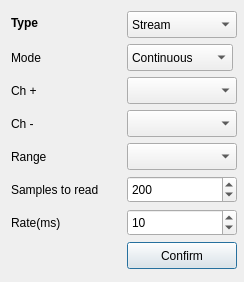
<?xml version="1.0" encoding="UTF-8"?>
<ui version="4.0">
 <class>MainWindow</class>
 <widget class="QDialog" name="MainWindow">
  <property name="geometry">
   <rect>
    <x>0</x>
    <y>0</y>
    <width>244</width>
    <height>282</height>
   </rect>
  </property>
  <property name="sizePolicy">
   <sizepolicy hsizetype="Expanding" vsizetype="Expanding">
    <horstretch>0</horstretch>
    <verstretch>0</verstretch>
   </sizepolicy>
  </property>
  <property name="minimumSize">
   <size>
    <width>244</width>
    <height>282</height>
   </size>
  </property>
  <property name="maximumSize">
   <size>
    <width>244</width>
    <height>282</height>
   </size>
  </property>
  <property name="windowTitle">
   <string>Configuration</string>
  </property>
  <layout class="QFormLayout" name="formLayout">
   <item row="0" column="0">
    <widget class="QLabel" name="label_7">
     <property name="font">
      <font>
       <weight>75</weight>
       <bold>true</bold>
      </font>
     </property>
     <property name="text">
      <string>Type</string>
     </property>
    </widget>
   </item>
   <item row="0" column="1">
    <widget class="QComboBox" name="cBtype">
     <property name="sizePolicy">
      <sizepolicy hsizetype="Fixed" vsizetype="Fixed">
       <horstretch>0</horstretch>
       <verstretch>0</verstretch>
      </sizepolicy>
     </property>
     <property name="minimumSize">
      <size>
       <width>110</width>
       <height>27</height>
      </size>
     </property>
     <property name="maximumSize">
      <size>
       <width>110</width>
       <height>27</height>
      </size>
     </property>
     <item>
      <property name="text">
       <string>Stream</string>
      </property>
     </item>
     <item>
      <property name="text">
       <string>Extern</string>
      </property>
     </item>
    </widget>
   </item>
   <item row="1" column="0">
    <widget class="QLabel" name="label_6">
     <property name="sizePolicy">
      <sizepolicy hsizetype="Fixed" vsizetype="Fixed">
       <horstretch>0</horstretch>
       <verstretch>0</verstretch>
      </sizepolicy>
     </property>
     <property name="minimumSize">
      <size>
       <width>50</width>
       <height>27</height>
      </size>
     </property>
     <property name="text">
      <string>Mode</string>
     </property>
    </widget>
   </item>
   <item row="1" column="1">
    <widget class="QComboBox" name="cBmode">
     <property name="sizePolicy">
      <sizepolicy hsizetype="Fixed" vsizetype="Fixed">
       <horstretch>0</horstretch>
       <verstretch>0</verstretch>
      </sizepolicy>
     </property>
     <property name="minimumSize">
      <size>
       <width>100</width>
       <height>27</height>
      </size>
     </property>
     <property name="maximumSize">
      <size>
       <width>110</width>
       <height>27</height>
      </size>
     </property>
     <item>
      <property name="text">
       <string>Continuous</string>
      </property>
     </item>
     <item>
      <property name="text">
       <string>No continuous</string>
      </property>
     </item>
    </widget>
   </item>
   <item row="2" column="0">
    <widget class="QLabel" name="label">
     <property name="sizePolicy">
      <sizepolicy hsizetype="Fixed" vsizetype="Fixed">
       <horstretch>0</horstretch>
       <verstretch>0</verstretch>
      </sizepolicy>
     </property>
     <property name="minimumSize">
      <size>
       <width>50</width>
       <height>27</height>
      </size>
     </property>
     <property name="text">
      <string>Ch +</string>
     </property>
    </widget>
   </item>
   <item row="2" column="1">
    <widget class="QComboBox" name="cBposchannel">
     <property name="sizePolicy">
      <sizepolicy hsizetype="Fixed" vsizetype="Fixed">
       <horstretch>0</horstretch>
       <verstretch>0</verstretch>
      </sizepolicy>
     </property>
     <property name="minimumSize">
      <size>
       <width>110</width>
       <height>27</height>
      </size>
     </property>
    </widget>
   </item>
   <item row="3" column="0">
    <widget class="QLabel" name="label_3">
     <property name="sizePolicy">
      <sizepolicy hsizetype="Fixed" vsizetype="Fixed">
       <horstretch>0</horstretch>
       <verstretch>0</verstretch>
      </sizepolicy>
     </property>
     <property name="minimumSize">
      <size>
       <width>0</width>
       <height>27</height>
      </size>
     </property>
     <property name="text">
      <string>Ch -</string>
     </property>
    </widget>
   </item>
   <item row="3" column="1">
    <widget class="QComboBox" name="cBnegchannel">
     <property name="sizePolicy">
      <sizepolicy hsizetype="Fixed" vsizetype="Fixed">
       <horstretch>0</horstretch>
       <verstretch>0</verstretch>
      </sizepolicy>
     </property>
     <property name="minimumSize">
      <size>
       <width>110</width>
       <height>27</height>
      </size>
     </property>
    </widget>
   </item>
   <item row="4" column="0">
    <widget class="QLabel" name="label_5">
     <property name="sizePolicy">
      <sizepolicy hsizetype="Fixed" vsizetype="Fixed">
       <horstretch>0</horstretch>
       <verstretch>0</verstretch>
      </sizepolicy>
     </property>
     <property name="minimumSize">
      <size>
       <width>50</width>
       <height>27</height>
      </size>
     </property>
     <property name="text">
      <string>Range</string>
     </property>
    </widget>
   </item>
   <item row="4" column="1">
    <widget class="QComboBox" name="cBrange">
     <property name="sizePolicy">
      <sizepolicy hsizetype="Fixed" vsizetype="Fixed">
       <horstretch>0</horstretch>
       <verstretch>0</verstretch>
      </sizepolicy>
     </property>
     <property name="minimumSize">
      <size>
       <width>110</width>
       <height>27</height>
      </size>
     </property>
    </widget>
   </item>
   <item row="6" column="0">
    <widget class="QLabel" name="label_2">
     <property name="sizePolicy">
      <sizepolicy hsizetype="Fixed" vsizetype="Fixed">
       <horstretch>0</horstretch>
       <verstretch>0</verstretch>
      </sizepolicy>
     </property>
     <property name="minimumSize">
      <size>
       <width>60</width>
       <height>27</height>
      </size>
     </property>
     <property name="text">
      <string>Rate(ms)</string>
     </property>
    </widget>
   </item>
   <item row="6" column="1">
    <widget class="QSpinBox" name="sBrate">
     <property name="sizePolicy">
      <sizepolicy hsizetype="Fixed" vsizetype="Fixed">
       <horstretch>0</horstretch>
       <verstretch>0</verstretch>
      </sizepolicy>
     </property>
     <property name="minimumSize">
      <size>
       <width>110</width>
       <height>27</height>
      </size>
     </property>
     <property name="minimum">
      <number>2</number>
     </property>
     <property name="maximum">
      <number>65536</number>
     </property>
     <property name="value">
      <number>10</number>
     </property>
    </widget>
   </item>
   <item row="8" column="1">
    <widget class="QPushButton" name="pBconfirm">
     <property name="sizePolicy">
      <sizepolicy hsizetype="Fixed" vsizetype="Fixed">
       <horstretch>0</horstretch>
       <verstretch>0</verstretch>
      </sizepolicy>
     </property>
     <property name="minimumSize">
      <size>
       <width>110</width>
       <height>27</height>
      </size>
     </property>
     <property name="text">
      <string>Confirm</string>
     </property>
    </widget>
   </item>
   <item row="5" column="0">
    <widget class="QLabel" name="label_4">
     <property name="sizePolicy">
      <sizepolicy hsizetype="Fixed" vsizetype="Fixed">
       <horstretch>0</horstretch>
       <verstretch>0</verstretch>
      </sizepolicy>
     </property>
     <property name="minimumSize">
      <size>
       <width>110</width>
       <height>27</height>
      </size>
     </property>
     <property name="text">
      <string>Samples to read</string>
     </property>
    </widget>
   </item>
   <item row="5" column="1">
    <widget class="QSpinBox" name="sBsamples">
     <property name="sizePolicy">
      <sizepolicy hsizetype="Fixed" vsizetype="Fixed">
       <horstretch>0</horstretch>
       <verstretch>0</verstretch>
      </sizepolicy>
     </property>
     <property name="minimumSize">
      <size>
       <width>110</width>
       <height>27</height>
      </size>
     </property>
     <property name="maximum">
      <number>999</number>
     </property>
     <property name="value">
      <number>200</number>
     </property>
    </widget>
   </item>
  </layout>
 </widget>
 <resources/>
 <connections/>
</ui>
